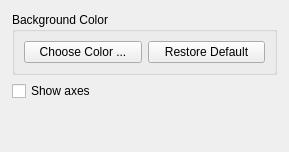
<ui version="4.0" >
 <class>pqTwoDRenderViewOptions</class>
 <widget class="QWidget" name="pqTwoDRenderViewOptions" >
  <property name="geometry" >
   <rect>
    <x>0</x>
    <y>0</y>
    <width>289</width>
    <height>152</height>
   </rect>
  </property>
  <property name="windowTitle" >
   <string>Form</string>
  </property>
  <layout class="QVBoxLayout" >
   <property name="spacing" >
    <number>3</number>
   </property>
   <property name="leftMargin" >
    <number>3</number>
   </property>
   <property name="topMargin" >
    <number>3</number>
   </property>
   <property name="rightMargin" >
    <number>3</number>
   </property>
   <property name="bottomMargin" >
    <number>3</number>
   </property>
   <item>
    <widget class="QStackedWidget" name="stackedWidget" >
     <property name="currentIndex" >
      <number>0</number>
     </property>
     <widget class="QWidget" name="General" >
      <layout class="QVBoxLayout" >
       <item>
        <widget class="QGroupBox" name="groupBox" >
         <property name="title" >
          <string>Background Color</string>
         </property>
         <layout class="QGridLayout" >
          <property name="leftMargin" >
           <number>9</number>
          </property>
          <property name="topMargin" >
           <number>9</number>
          </property>
          <property name="rightMargin" >
           <number>9</number>
          </property>
          <property name="bottomMargin" >
           <number>9</number>
          </property>
          <property name="horizontalSpacing" >
           <number>6</number>
          </property>
          <property name="verticalSpacing" >
           <number>6</number>
          </property>
          <item row="0" column="1" >
           <widget class="QPushButton" name="restoreDefault" >
            <property name="text" >
             <string>Restore Default</string>
            </property>
           </widget>
          </item>
          <item row="0" column="0" >
           <widget class="pqColorChooserButton" name="backgroundColor" >
            <property name="toolTip" >
             <string>Change the background color of the 3D View window</string>
            </property>
            <property name="text" >
             <string>Choose Color ...</string>
            </property>
           </widget>
          </item>
         </layout>
        </widget>
       </item>
       <item>
        <widget class="QCheckBox" name="showAxes" >
         <property name="text" >
          <string>Show axes</string>
         </property>
        </widget>
       </item>
       <item>
        <spacer>
         <property name="orientation" >
          <enum>Qt::Vertical</enum>
         </property>
         <property name="sizeHint" >
          <size>
           <width>20</width>
           <height>40</height>
          </size>
         </property>
        </spacer>
       </item>
      </layout>
     </widget>
    </widget>
   </item>
  </layout>
 </widget>
 <customwidgets>
  <customwidget>
   <class>pqColorChooserButton</class>
   <extends>QPushButton</extends>
   <header>pqColorChooserButton.h</header>
  </customwidget>
 </customwidgets>
 <resources/>
 <connections/>
</ui>
